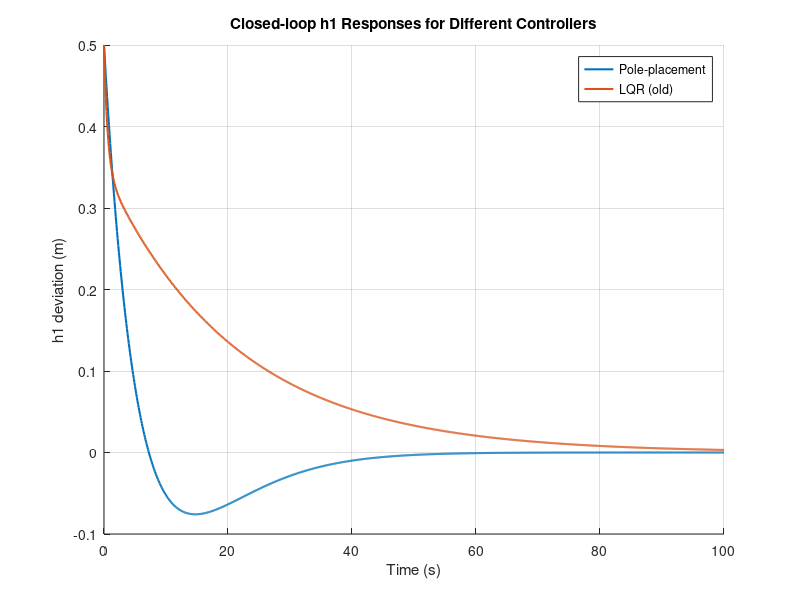

This figure's MATLAB source:
clc;
clear;
close all;

A_orig = [-0.0274 0       0.0148 0;
           0     -0.0285  0      0.0121;
           0      0      -0.0264 0;
           0      0       0     -0.0216];

B = [0.0080 0;
     0     0.0080;
     0.0212 0;
     0     0.0212];

C = [1 0 0 0;
     0 1 0 0];

p_pole = [-0.08, -0.1, -0.12, -0.15];
K_pole = place(A_orig, B, p_pole);

Q = diag([100, 100, 50, 50]);
R = diag([0.01, 0.01]);
[K_lqr, ~, ~] = lqr(A_orig, B, Q, R);

A_new = 1.2 * A_orig;

t = 0:0.1:100;
x0 = [0.5; 0.5; 0; 0];

labels = {};
settling_times = [];
overshoots = [];
h1_responses = {};

Acl_pole = A_new - B * K_pole;
poles_pole = eig(Acl_pole);
disp('Closed-loop poles with pole-placement K on new A:');
disp(poles_pole.');

stable_pole = all(real(poles_pole) < 0);

if stable_pole
    sys_cl_pole = ss(Acl_pole, zeros(4,2), C, zeros(2,2));
    [~, ~, x_pole] = initial(sys_cl_pole, x0, t);
    idx_h1 = find(abs(x_pole(:,1)) > 0.01 * 0.5, 1, 'last');
    if isempty(idx_h1), idx_h1 = 1; end
    ts_pole_h1 = t(idx_h1);
    os_pole_h1 = max(0, (0 - min(x_pole(:,1))) / 0.5 * 100);
    fprintf('Pole-placement: Settling time h1: %.2f s, Overshoot h1: %.2f%%\n', ts_pole_h1, os_pole_h1);

    labels{end+1} = 'Pole-placement';
    settling_times(end+1) = ts_pole_h1;
    overshoots(end+1) = os_pole_h1;
    h1_responses{end+1} = x_pole(:,1);
else
    disp('Pole-placement unstable on new A');
end

Acl_lqr = A_new - B * K_lqr;
poles_lqr = eig(Acl_lqr);
disp('Closed-loop poles with LQR K on new A:');
disp(poles_lqr.');

stable_lqr = all(real(poles_lqr) < 0);

if stable_lqr
    sys_cl_lqr = ss(Acl_lqr, zeros(4,2), C, zeros(2,2));
    [~, ~, x_lqr] = initial(sys_cl_lqr, x0, t);
    idx_h1 = find(abs(x_lqr(:,1)) > 0.01 * 0.5, 1, 'last');
    if isempty(idx_h1), idx_h1 = 1; end
    ts_lqr_h1 = t(idx_h1);
    os_lqr_h1 = max(0, (0 - min(x_lqr(:,1))) / 0.5 * 100);
    fprintf('LQR (old): Settling time h1: %.2f s, Overshoot h1: %.2f%%\n', ts_lqr_h1, os_lqr_h1);

    labels{end+1} = 'LQR (old)';
    settling_times(end+1) = ts_lqr_h1;
    overshoots(end+1) = os_lqr_h1;
    h1_responses{end+1} = x_lqr(:,1);
else
    disp('LQR unstable on new A');
end


[K_lqr_new, ~, ~] = lqr(A_new, B, Q, R);
Acl_lqr_new = A_new - B * K_lqr_new;
poles_lqr_new = eig(Acl_lqr_new);
disp('Closed-loop poles with redesigned LQR on new A:');
disp(poles_lqr_new.');

sys_cl_lqr_new = ss(Acl_lqr_new, zeros(4,2), C, zeros(2,2));
[~, ~, x_lqr_new] = initial(sys_cl_lqr_new, x0, t);
idx_h1 = find(abs(x_lqr_new(:,1)) > 0.01 * 0.5, 1, 'last');
if isempty(idx_h1), idx_h1 = 1; end
ts_lqr_new_h1 = t(idx_h1);
os_lqr_new_h1 = max(0, (0 - min(x_lqr_new(:,1))) / 0.5 * 100);
fprintf('Redesigned LQR: Settling time h1: %.2f s, Overshoot h1: %.2f%%\n', ts_lqr_new_h1, os_lqr_new_h1);


figure;
hold on;
for i = 1:length(labels)
    plot(t, h1_responses{i}, 'LineWidth', 1.5);
end
xlabel('Time (s)');
ylabel('h1 deviation (m)');
title('Closed-loop h1 Responses for Different Controllers');
legend(labels, 'Location', 'best');
grid on;
